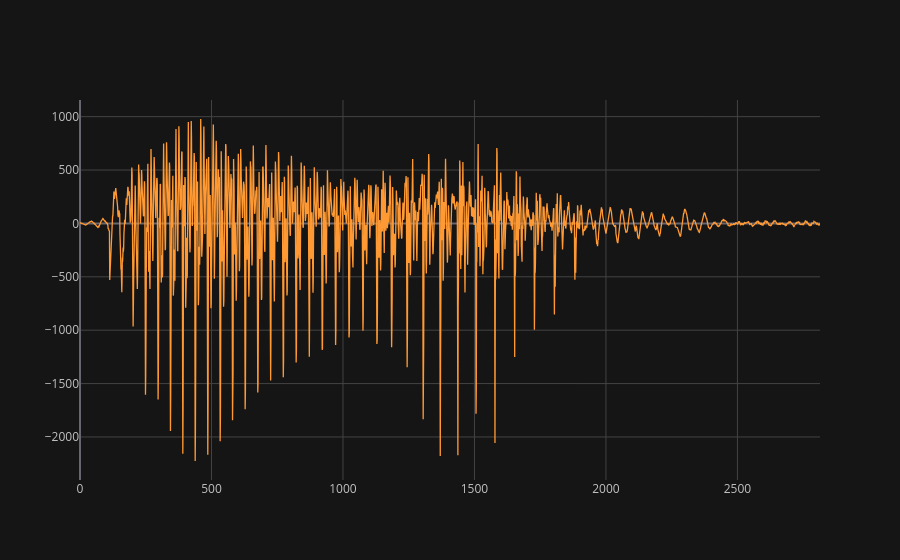

This figure's notebook cell:
### Markdown cell above
### EDA

### Code cell
# Visualización de frecuencias de sonido
wavPlayer("../03_Data/recordings/9_yweweler_7.wav")

### Figure 1 — Plotly figure (JSON) as saved in the notebook; plotly's stock layout.template omitted (floating-point values rounded to 4 significant figures; data arrays with more than 128 entries replaced by an {"elided": "..."} marker saying what was removed)
{"data": [{"line": {"color": "rgba(255, 153, 51, 1.0)", "dash": "solid", "shape": "linear", "width": 1.3}, "mode": "lines", "name": "None", "text": "", "type": "scatter", "x": {"elided": "2815 int values"}, "y": {"elided": "2815 int values"}}], "layout": {"legend": {"bgcolor": "#151516", "font": {"color": "#D9D9D9"}}, "paper_bgcolor": "#151516", "plot_bgcolor": "#151516", "title": {"font": {"color": "#D9D9D9"}}, "xaxis": {"gridcolor": "#434343", "showgrid": true, "tickfont": {"color": "#C2C2C2"}, "title": {"font": {"color": "#D9D9D9"}, "text": ""}, "zerolinecolor": "#666570"}, "yaxis": {"gridcolor": "#434343", "showgrid": true, "tickfont": {"color": "#C2C2C2"}, "title": {"font": {"color": "#D9D9D9"}, "text": ""}, "zerolinecolor": "#666570"}}}
